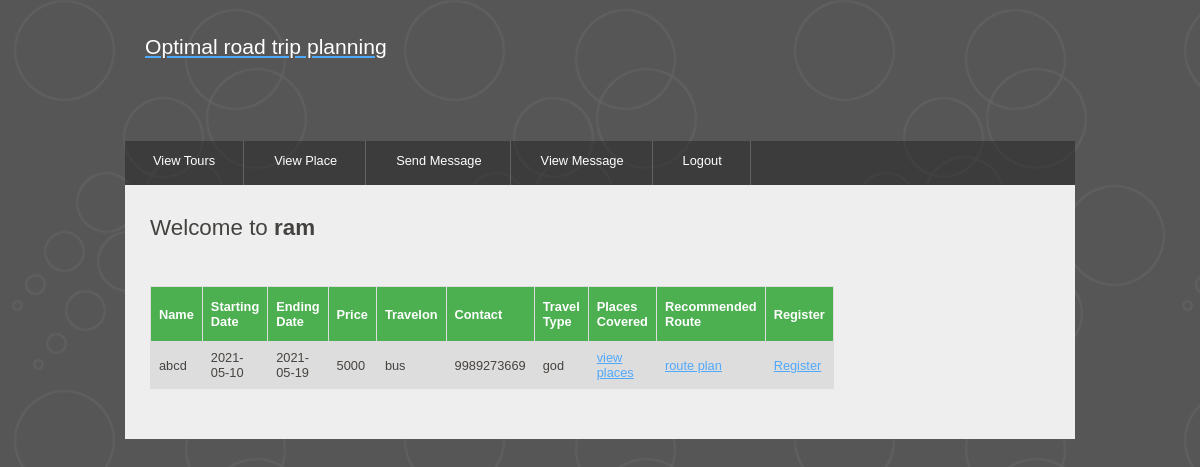
/viewtours/ (signed in), run on the app's committed database.
### roadtrip/models.py (models this page shows)
class TourModel(Model):
    name = models.CharField(max_length=60)
    startdateofjourney = models.CharField(max_length=30)
    enddateofjourney = models.CharField(max_length=30)
    price = models.CharField(max_length=30)
    travelon = models.CharField(max_length=30)
    contact = models.CharField(max_length=30)
    traveltype = models.CharField(max_length=30)
    class Meta:
        db_table = "tours"

### roadtrip/views.py (the view)
# urls.py: path('viewtours/',viewtours,name='view tour'),
def viewtours(request):
    return render(request, "tours.html", {"tours":TourModel.objects.all()})

### templates/tours.html (shortened to what this page needs)
{% load  static%}
<!DOCTYPE HTML>
<html>
<head>
<link rel="stylesheet" type="text/css" href="{% static 'style/style.css'%}" title="style" />
</head>
<body>
	<div id="main">
		<div id="header">
			<div id="logo">
				<div id="logo_text">
					<h3>
						<a href="#"><font color="white">Optimal road trip planning</font></a>
					</h3>
					<br/><br/>
				</div>
			</div>
			<div id="menubar">
				<ul id="menu">
                    <li><a href="/viewtours">View Tours</a></li>
                    <li><a href="/viewplaces">View Place</a></li>
                    {% if request.session.username not in "admin" %}
                        <li><a href="/sendmessage">Send Message</a>
                    {% endif %}
                    <li><a href="/viewmessages">View Message</a></li>
                    <li><a href="/logout">Logout</a></li>
				</ul>
			</div>
		</div>
		<div id="site_content">
            <div id="content">
				<h1>Welcome to  <strong>{{request.session.username}}</strong>{{form.non_field_errors}}</h1>
                <h1><strong>{{message}}</strong></h1>
                <table id="customers">
                  <tr>
                      <th>Name</th>
                      <th>Starting Date</th>
                      <th>Ending Date</th>
                      <th>Price</th>
                      <th>Travelon</th>
                      <th>Contact</th>
                      <th>Travel Type</th>
                      <th>Places Covered</th>
                      <th>Recommended Route</th>
                      {% if request.session.username not in "admin" %}
                          <th>Register</th>
                      {% endif %}
                  </tr>
                    {% for tour in tours %}
                        <tr>
                            <td>{{ tour.name }}</td>
                            <td>{{ tour.startdateofjourney }}</td>
                            <td>{{ tour.enddateofjourney }}</td>
                            <td>{{ tour.price }}</td>
                            <td>{{ tour.travelon }}</td>
                            <td>{{ tour.contact }}</td>
                            <td>{{ tour.traveltype }}</td>
                            <td><a href="/viewtourplaces?tourid={{ tour.id }}">view places</a></td>
                            <td><a href="/predictbestpath?tour={{ tour.id }}">route plan</a></td>
                            {% if request.session.username not in "admin" %}
                                <td><a href="/requesttour?tour={{ tour.id }}">Register</a></td>
                            {% endif %}
                        </tr>
                    {% endfor %}
                </table>
            </div>
        </div>
	</div>
</body>
</html>

### static/style/style.css (style rules this page uses)
html { height: 100%; }
* { margin: 0; padding: 0; }
body { font: normal .80em 'trebuchet ms', arial, sans-serif; background: #646557 url(pattern.png) repeat fixed; color: #5D5D5D; }
h1, h2, h3, h4, h5, h6 { font: normal 175% 'century gothic', arial, sans-serif; color: #43423F; margin: 0 0 15px 0; padding: 5px 0 5px 0; }
h3 { font: normal 165% 'century gothic', arial, sans-serif; }
a, a:hover { background: transparent; outline: none; text-decoration: underline; color: #51A9FB; }
ul { margin: 2px 0 22px 17px; }
ul li { list-style-type: circle; margin: 0 0 6px 0; padding: 0 0 4px 5px; }
#main, #header, #logo, #menubar, #site_content, #footer { margin-left: auto; margin-right: auto; }
#main { width: 950px; margin: 20px auto; }
#header { width: 950px; height: 121px; }
#logo { width: 910px; position: relative; height: 100px; background: transparent; padding: 10px 0 10px 0; }
#menubar { height: 46px; width: 950px; margin: 1px auto 0 auto; background: transparent url(tab.png); }
ul#menu { float: left; margin: 0;padding: 0; }
ul#menu li { float: left; padding: 0 0 0 6px; list-style: none; margin: 0px 2px 0 0; }
ul#menu li a { font: normal 100% 'trebuchet ms', sans-serif; display: block; float: left; height: 27px; padding: 12px 28px 5px 22px; text-align: center; color: #FFF; border-right: 1px solid #636363; text-decoration: none; }
#site_content { width: 925px; overflow: hidden; margin: 44px auto 0 auto; padding: 10px 0 0 25px; background: #EEE; border-top: 0; border-bottom: 0; color: #5D5D5D; }
#content { text-align: left; width: 655px; padding: 15px 0 20px 0; margin: 0; }
table { margin: 10px 0 30px 0; }
table tr th, table tr td { background: #3B3B3B; color: #FFF; padding: 7px 4px; text-align: left; }
table tr td { background: #DDD; color: #47433F; border-top: 1px solid #FFF; }

### templates/tours.html (style rules this page uses)
#customers { font-family: Arial, Helvetica, sans-serif; border-collapse: collapse; width: 100%; }
#customers td, #customers th { border: 1px solid #ddd; padding: 8px; }
#customers tr:nth-child(even) { background-color: #f2f2f2; }
#customers th { padding-top: 12px; padding-bottom: 12px; text-align: left; background-color: #4CAF50; color: white; }

### data on the page
TourModel: name "abcd", startdateofjourney "2021-05-10", enddateofjourney "2021-05-19", price "5000", travelon "bus", contact "9989273669", traveltype "god"

### other printed values
{{ request.session.username }} "ram"
